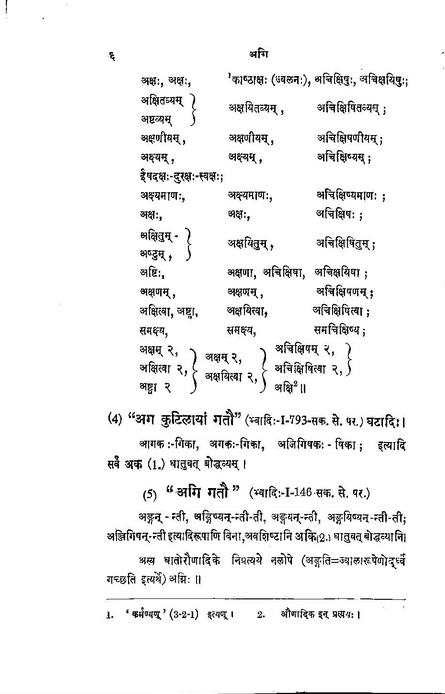
#> input picture test/complex/c4.png, 445 x 694 px, found by its file name
$ jupyter execute bbm_test.ipynb
#> lines starting #> are read from the running program, lines starting #| are printed output that depends on the picture; after the words box and inside, x2 and y2 are one past the last pixel; in counts of white or black regions, pixels touching at a corner belong together
[cell 1]
import pytesseract
from PIL import Image
import cv2 as cv

[cell 2]
def preProcess(imagePath):
    image = cv.imread(imagePath)
#> image is the input picture: shape (694, 445, 3); min 0, max 255, mean 242.3
    if image is None:
        raise ValueError(f"Error: Image at path {imagePath} could not be loaded.")

    gray = cv.cvtColor(image, cv.COLOR_BGR2GRAY)
    _, binary = cv.threshold(gray, 127, 255, cv.THRESH_BINARY | cv.THRESH_OTSU)
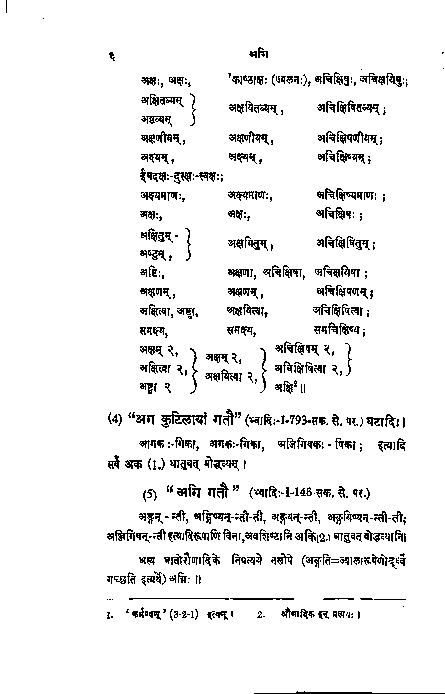
#> binary: shape (694, 445); 94% white; black in thin lines or dots

    return binary, image

[cell 3]
def extractText(imagePath):
    binary, original_image = preProcess(imagePath)
    contours, _ = cv.findContours(binary, cv.RETR_EXTERNAL, cv.CHAIN_APPROX_SIMPLE)
#> contours = 1 contour; box (x1, y1, x2, y2) and area: (0, 0, 445, 694) 307398
    extracted_text = []

    for contour in contours:
        x, y, w, h = cv.boundingRect(contour)
        if w > 30 and h > 30:
            roi = original_image[y:y + h, x:x + w]
            pil_image = Image.fromarray(cv.cvtColor(roi, cv.COLOR_BGR2RGB))
            custom_config = r'--psm 3'
            text = pytesseract.image_to_string(pil_image, lang='san', config=custom_config)
            extracted_text.append((text.strip(), (x, y, w, h)))
            cv.rectangle(original_image, (x, y), (x + w, y + h), (0, 255, 0), 2)
#> this loop made 1 pass
#> (x, y, w, h, custom_config) on pass 1: (0, 0, 445, 694, '--psm 3')
#> after the loop, extracted_text = []

    cv.imwrite('output_with_boxes.png', original_image)
    return extracted_text

[cell 4]
def main(imagePath, outputFileName):
    try:
        extracted_text = extractText(imagePath)
    except ValueError as e:
        print(e)
        return

    try:
        with open(outputFileName, 'w') as file:
            for text, bbox in extracted_text:
                file.write(f"{text}")
        print(f"Text successfully written to {outputFileName}.")
    except IOError as e:
        print(f"Error writing to file: {e}")

[cell 5]
if __name__ == "__main__":
    main('/home/kkay/IIT-H/OCR/ILP-OCR/test/complex/c4.png', '/home/kkay/IIT-H/OCR/ILP-OCR/test/complex/c4_bb.txt')
#> (the call stopped at in extractText, `text = pytesseract.image_to_string(pil_image, lang='san', config=custo..`: pytesseract is not available in this run)
